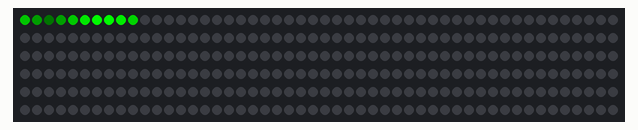
Simulated run of this sketch. Board: Arduino Uno, built with avr-gcc and run on an emulated ATmega328P. Parts: 300 RGB LEDs in strip order, left to right, continuing on the next row.

Above: at 0.77 s.
At 4.72 s:
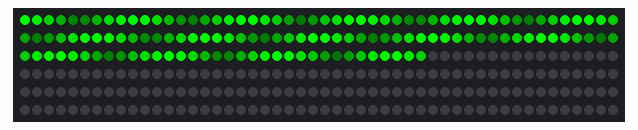
At 8.99 s:
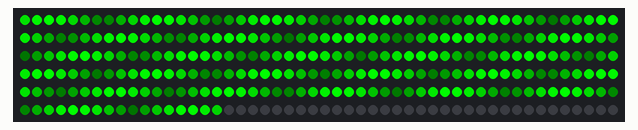
At 17.51 s:
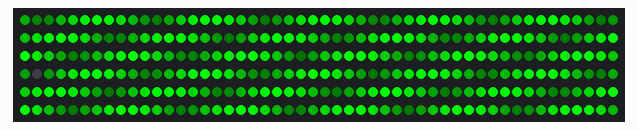
At 24.21 s:
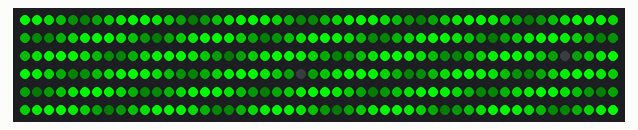
At 32.12 s:
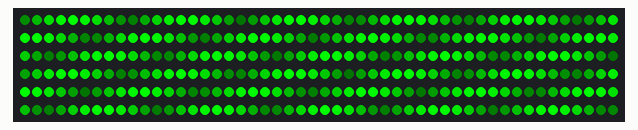

The sketch:

Pulse-green-light.ino
```cpp
#include <FastLED.h>

#define LED_PIN     5
#define LED_TYPE    WS2812B
#define COLOR_ORDER GRB
#define NUM_LEDS    300       // adjust to your strip length
#define BRIGHTNESS  250       // max 255

CRGB leds[NUM_LEDS];

// === Breathing control variable ===
int BREATH_SPEED = 200;  // smaller = slower breathing, larger = faster

void setup() {
  delay(300); // power-up safety delay
  FastLED.addLeds<LED_TYPE, LED_PIN, COLOR_ORDER>(leds, NUM_LEDS)
         .setCorrection(TypicalLEDStrip);
  FastLED.setBrightness(BRIGHTNESS);
}

void loop() {
  // Calculate a breathing brightness using a sine wave
  // "beatsin8" returns 0-255 with a sine shape
  uint8_t breath = beatsin8(BREATH_SPEED, 0, 255);

  // Shift LEDs forward (like a pulse traveling)
  for (int i = NUM_LEDS - 1; i > 0; i--) {
    leds[i] = leds[i - 1];
  }

  // Insert new "head" pixel at start with breathing green
  leds[0] = CRGB(0, breath, 0);

  FastLED.show();
  delay(20); // step speed (lower = faster travel)
}
```
